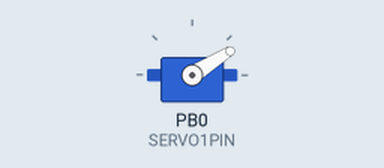
The sketch below on a simulated ATtiny85, built with avr-gcc and run on an emulated ATtiny85. On the bench: servo.

Above: at 0.1 s.
At 10.5 s:
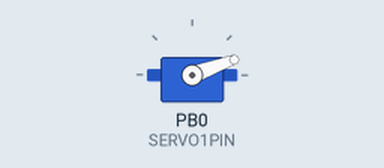
At 18.5 s:
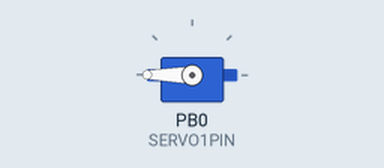
At 38.4 s:
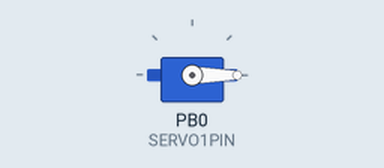
Timing chart, 0 to 40.0 s (numbered marks = the images above):
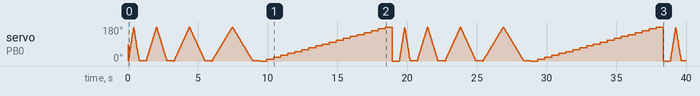

The sketch:

softServo_calisthenics.ino
```cpp
/*******************************************************************
  SoftServo sketch for Adafruit Trinket.  Turn the potentiometer knob
  to set the corresponding position on the servo
  (0 = zero degrees, full = 180 degrees)

  Required library is the Adafruit_SoftServo library
  available at https://github.com/adafruit/Adafruit_SoftServo
  The standard Arduino IDE servo library will not work with 8 bit
  AVR microcontrollers like Trinket and Gemma due to differences
  in available timer hardware and programming. We simply refresh
  by piggy-backing on the timer0 millis() counter

  Required hardware includes an Adafruit Trinket microcontroller
  a servo motor, and a potentiometer (nominally 1Kohm to 100Kohm

  As written, this is specifically for the Trinket although it should
  be Gemma or other boards (Arduino Uno, etc.) with proper pin mappings

  Trinket:        USB+   Gnd   Pin #0  Pin #2 A1
  Connection:     Servo+  -    Servo1   Potentiometer wiper

 *******************************************************************/

#include <Adafruit_SoftServo.h>  // SoftwareServo (works on non PWM pins)

#define SERVO1PIN 0   // Servo control line (orange) on Trinket Pin #0

Adafruit_SoftServo myServo1, myServo2;  //create TWO servo objects

void setup() {
  // Set up the interrupt that will refresh the servo for us automagically
  OCR0A = 0xAF;            // any number is OK
  TIMSK |= _BV(OCIE0A);    // Turn on the compare interrupt (below!)

  myServo1.attach(SERVO1PIN);   // Attach the servo to pin 0 on Trinket
  myServo1.write(90);           // Tell servo to go to position per quirk
  delay(15);                    // Wait 15ms for the servo to reach the position
}

void loop()
{
  uint8_t i;
  uint8_t d;
  for(d=2;d<=8;d+=2)
  {
    for(i=0;i<180;i++)
    {
      myServo1.write(i);                    // tell servo to go to position
      delay(d);                              // waits 15ms for the servo to reach the position
    }
    for(i=180;i>0;i--)
    {
      myServo1.write(i);
      delay(d);
    }
    delay(500);
  }
  for(i=0;i<=180;i+=10)
  {
    myServo1.write(i);
    delay(500);
  }
  myServo1.write(0);
  delay(500);
}

// We'll take advantage of the built in millis() timer that goes off
// to keep track of time, and refresh the servo every 20 milliseconds
// The SIGNAL(TIMER0_COMPA_vect) function is the interrupt that will be
// Called by the microcontroller every 2 milliseconds
volatile uint8_t counter = 0;
SIGNAL(TIMER0_COMPA_vect) {
  // this gets called every 2 milliseconds
  counter += 2;
  // every 20 milliseconds, refresh the servos!
  if (counter >= 20) {
    counter = 0;
    myServo1.refresh();
  }
}
```
